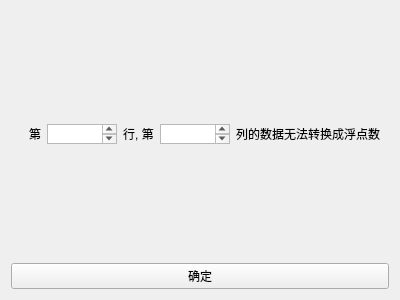
<?xml version="1.0" encoding="UTF-8"?>
<ui version="4.0">
 <class>errorpage_pid</class>
 <widget class="QWidget" name="errorpage_pid">
  <property name="geometry">
   <rect>
    <x>0</x>
    <y>0</y>
    <width>400</width>
    <height>300</height>
   </rect>
  </property>
  <property name="windowTitle">
   <string>Form</string>
  </property>
  <layout class="QVBoxLayout" name="verticalLayout">
   <item>
    <widget class="QWidget" name="widget" native="true">
     <layout class="QHBoxLayout" name="horizontalLayout">
      <item>
       <widget class="QLabel" name="label">
        <property name="text">
         <string>第</string>
        </property>
        <property name="alignment">
         <set>Qt::AlignRight|Qt::AlignTrailing|Qt::AlignVCenter</set>
        </property>
       </widget>
      </item>
      <item>
       <widget class="QTextEdit" name="row">
        <property name="minimumSize">
         <size>
          <width>70</width>
          <height>0</height>
         </size>
        </property>
        <property name="maximumSize">
         <size>
          <width>70</width>
          <height>20</height>
         </size>
        </property>
       </widget>
      </item>
      <item>
       <widget class="QLabel" name="label_2">
        <property name="text">
         <string>行, 第</string>
        </property>
        <property name="alignment">
         <set>Qt::AlignCenter</set>
        </property>
       </widget>
      </item>
      <item>
       <widget class="QTextEdit" name="column">
        <property name="minimumSize">
         <size>
          <width>70</width>
          <height>0</height>
         </size>
        </property>
        <property name="maximumSize">
         <size>
          <width>70</width>
          <height>20</height>
         </size>
        </property>
       </widget>
      </item>
      <item>
       <widget class="QLabel" name="label_3">
        <property name="text">
         <string>列的数据无法转换成浮点数</string>
        </property>
       </widget>
      </item>
     </layout>
    </widget>
   </item>
   <item>
    <widget class="QPushButton" name="btn_close">
     <property name="text">
      <string>确定</string>
     </property>
    </widget>
   </item>
  </layout>
 </widget>
 <resources/>
 <connections/>
</ui>
